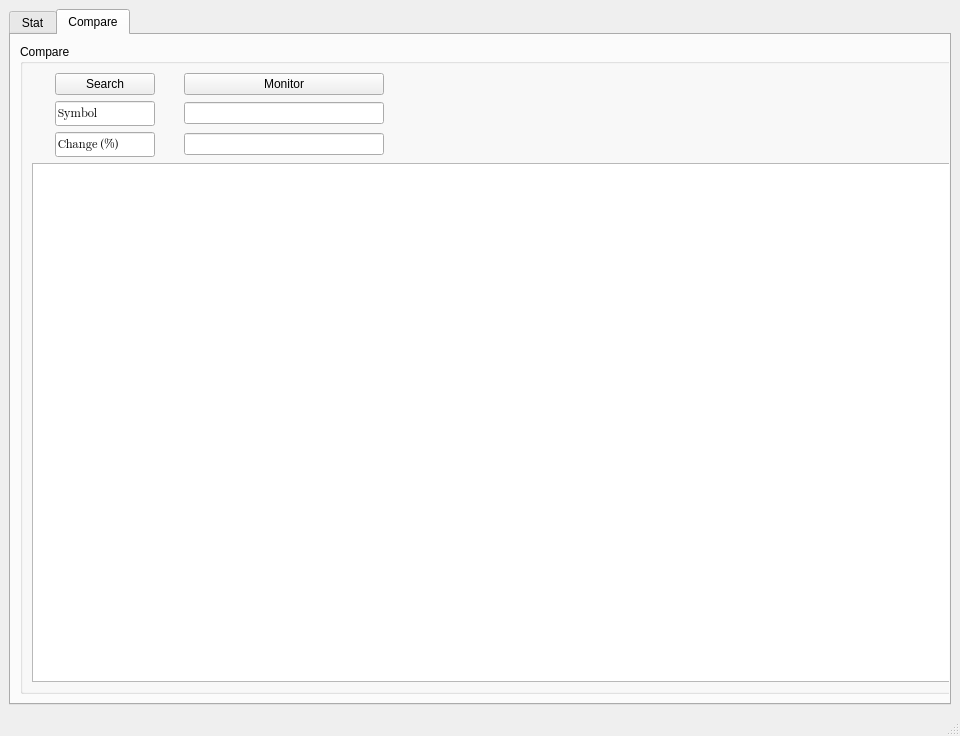
<?xml version="1.0" encoding="UTF-8"?>
<ui version="4.0">
 <class>MainWindow</class>
 <widget class="QMainWindow" name="MainWindow">
  <property name="geometry">
   <rect>
    <x>0</x>
    <y>0</y>
    <width>960</width>
    <height>736</height>
   </rect>
  </property>
  <property name="windowTitle">
   <string>MainWindow</string>
  </property>
  <widget class="QWidget" name="centralwidget">
   <layout class="QVBoxLayout" name="verticalLayout_5">
    <item>
     <widget class="QTabWidget" name="tabWidget">
      <property name="minimumSize">
       <size>
        <width>500</width>
        <height>500</height>
       </size>
      </property>
      <property name="currentIndex">
       <number>1</number>
      </property>
      <widget class="QWidget" name="tab">
       <attribute name="title">
        <string>Stat</string>
       </attribute>
       <layout class="QVBoxLayout" name="verticalLayout">
        <item>
         <widget class="QGroupBox" name="groupBox">
          <property name="minimumSize">
           <size>
            <width>200</width>
            <height>200</height>
           </size>
          </property>
          <property name="title">
           <string>Symbol Search</string>
          </property>
          <layout class="QVBoxLayout" name="verticalLayout_2">
           <item>
            <layout class="QGridLayout" name="gridLayout">
             <item row="0" column="1">
              <widget class="QPushButton" name="pushButton_search">
               <property name="maximumSize">
                <size>
                 <width>200</width>
                 <height>16777215</height>
                </size>
               </property>
               <property name="text">
                <string>Search</string>
               </property>
              </widget>
             </item>
             <item row="0" column="0">
              <widget class="QLineEdit" name="lineEdit_symbol_search">
               <property name="maximumSize">
                <size>
                 <width>200</width>
                 <height>16777215</height>
                </size>
               </property>
              </widget>
             </item>
            </layout>
           </item>
           <item>
            <widget class="QTableView" name="tableView_symbol">
             <property name="minimumSize">
              <size>
               <width>0</width>
               <height>200</height>
              </size>
             </property>
             <property name="sizeAdjustPolicy">
              <enum>QAbstractScrollArea::AdjustToContents</enum>
             </property>
             <property name="sortingEnabled">
              <bool>true</bool>
             </property>
             <attribute name="horizontalHeaderVisible">
              <bool>false</bool>
             </attribute>
            </widget>
           </item>
          </layout>
         </widget>
        </item>
        <item>
         <widget class="QGroupBox" name="groupBox_2">
          <property name="enabled">
           <bool>true</bool>
          </property>
          <property name="minimumSize">
           <size>
            <width>500</width>
            <height>200</height>
           </size>
          </property>
          <property name="autoFillBackground">
           <bool>false</bool>
          </property>
          <property name="title">
           <string>Main</string>
          </property>
          <layout class="QVBoxLayout" name="verticalLayout_3">
           <item>
            <layout class="QGridLayout" name="gridLayout_2">
             <property name="rightMargin">
              <number>300</number>
             </property>
             <item row="0" column="1">
              <widget class="QRadioButton" name="radioButton_2">
               <property name="text">
                <string>Forex</string>
               </property>
              </widget>
             </item>
             <item row="0" column="0">
              <widget class="QRadioButton" name="radioButton">
               <property name="text">
                <string>Stock</string>
               </property>
              </widget>
             </item>
             <item row="2" column="0">
              <widget class="QLineEdit" name="lineEdit_2">
               <property name="enabled">
                <bool>true</bool>
               </property>
               <property name="maximumSize">
                <size>
                 <width>100</width>
                 <height>16777215</height>
                </size>
               </property>
               <property name="font">
                <font>
                 <family>Apple Color Emoji</family>
                </font>
               </property>
               <property name="statusTip">
                <string/>
               </property>
               <property name="inputMask">
                <string/>
               </property>
               <property name="text">
                <string notr="true">Symbol</string>
               </property>
               <property name="frame">
                <bool>true</bool>
               </property>
               <property name="echoMode">
                <enum>QLineEdit::Normal</enum>
               </property>
               <property name="readOnly">
                <bool>true</bool>
               </property>
              </widget>
             </item>
             <item row="1" column="0">
              <widget class="QLineEdit" name="lineEdit">
               <property name="enabled">
                <bool>true</bool>
               </property>
               <property name="maximumSize">
                <size>
                 <width>100</width>
                 <height>16777215</height>
                </size>
               </property>
               <property name="font">
                <font>
                 <family>Apple Color Emoji</family>
                </font>
               </property>
               <property name="statusTip">
                <string/>
               </property>
               <property name="inputMask">
                <string/>
               </property>
               <property name="text">
                <string notr="true">Symbol</string>
               </property>
               <property name="frame">
                <bool>true</bool>
               </property>
               <property name="echoMode">
                <enum>QLineEdit::Normal</enum>
               </property>
               <property name="readOnly">
                <bool>true</bool>
               </property>
              </widget>
             </item>
             <item row="3" column="2">
              <widget class="QComboBox" name="comboBox_forex">
               <property name="sizeAdjustPolicy">
                <enum>QComboBox::AdjustToContents</enum>
               </property>
               <item>
                <property name="text">
                 <string>exchange_rate</string>
                </property>
               </item>
               <item>
                <property name="text">
                 <string>forex_intraday</string>
                </property>
               </item>
               <item>
                <property name="text">
                 <string>forex_daily</string>
                </property>
               </item>
               <item>
                <property name="text">
                 <string>forex_weekly</string>
                </property>
               </item>
               <item>
                <property name="text">
                 <string>forex_monthly</string>
                </property>
               </item>
              </widget>
             </item>
             <item row="3" column="3">
              <widget class="QComboBox" name="comboBox_interval">
               <item>
                <property name="text">
                 <string>1min</string>
                </property>
               </item>
               <item>
                <property name="text">
                 <string>5min</string>
                </property>
               </item>
               <item>
                <property name="text">
                 <string>15min</string>
                </property>
               </item>
               <item>
                <property name="text">
                 <string>30min</string>
                </property>
               </item>
               <item>
                <property name="text">
                 <string>60min</string>
                </property>
               </item>
              </widget>
             </item>
             <item row="1" column="1">
              <widget class="QLineEdit" name="lineEdit_symbol_input_1">
               <property name="maximumSize">
                <size>
                 <width>200</width>
                 <height>16777215</height>
                </size>
               </property>
              </widget>
             </item>
             <item row="2" column="1">
              <widget class="QLineEdit" name="lineEdit_symbol_input_2">
               <property name="maximumSize">
                <size>
                 <width>200</width>
                 <height>16777215</height>
                </size>
               </property>
              </widget>
             </item>
             <item row="0" column="2">
              <widget class="QPushButton" name="pushButton_refresh">
               <property name="maximumSize">
                <size>
                 <width>200</width>
                 <height>16777215</height>
                </size>
               </property>
               <property name="text">
                <string>Refresh</string>
               </property>
              </widget>
             </item>
             <item row="3" column="0" colspan="2">
              <widget class="QComboBox" name="comboBox_stock">
               <property name="minimumSize">
                <size>
                 <width>0</width>
                 <height>0</height>
                </size>
               </property>
               <item>
                <property name="text">
                 <string>stock_intraday</string>
                </property>
               </item>
               <item>
                <property name="text">
                 <string>stock_daily</string>
                </property>
               </item>
               <item>
                <property name="text">
                 <string>stock_daily_adjusted</string>
                </property>
               </item>
               <item>
                <property name="text">
                 <string>stock_weekly</string>
                </property>
               </item>
               <item>
                <property name="text">
                 <string>stock_weekly_adjusted</string>
                </property>
               </item>
               <item>
                <property name="text">
                 <string>stock_monthly</string>
                </property>
               </item>
               <item>
                <property name="text">
                 <string>stock_monthly_adjusted</string>
                </property>
               </item>
               <item>
                <property name="text">
                 <string>stock_quote_endpoint</string>
                </property>
               </item>
              </widget>
             </item>
            </layout>
           </item>
           <item>
            <widget class="QTableView" name="tableView_main">
             <property name="sizeAdjustPolicy">
              <enum>QAbstractScrollArea::AdjustToContents</enum>
             </property>
            </widget>
           </item>
          </layout>
         </widget>
        </item>
       </layout>
      </widget>
      <widget class="QWidget" name="tab_2">
       <attribute name="title">
        <string>Compare</string>
       </attribute>
       <layout class="QVBoxLayout" name="verticalLayout_6">
        <item>
         <widget class="QGroupBox" name="groupBox_compare">
          <property name="enabled">
           <bool>true</bool>
          </property>
          <property name="minimumSize">
           <size>
            <width>1000</width>
            <height>200</height>
           </size>
          </property>
          <property name="autoFillBackground">
           <bool>false</bool>
          </property>
          <property name="title">
           <string>Compare</string>
          </property>
          <layout class="QVBoxLayout" name="verticalLayout_4">
           <item>
            <layout class="QGridLayout" name="gridLayout_3">
             <property name="sizeConstraint">
              <enum>QLayout::SetFixedSize</enum>
             </property>
             <property name="leftMargin">
              <number>0</number>
             </property>
             <property name="rightMargin">
              <number>600</number>
             </property>
             <item row="0" column="0">
              <widget class="QPushButton" name="pushButton_refresh_compare">
               <property name="maximumSize">
                <size>
                 <width>200</width>
                 <height>16777215</height>
                </size>
               </property>
               <property name="text">
                <string>Search</string>
               </property>
              </widget>
             </item>
             <item row="2" column="1">
              <widget class="QLineEdit" name="lineEdit_change_input_compare">
               <property name="maximumSize">
                <size>
                 <width>200</width>
                 <height>16777215</height>
                </size>
               </property>
              </widget>
             </item>
             <item row="2" column="0">
              <widget class="QLineEdit" name="lineEdit_compare_change">
               <property name="enabled">
                <bool>true</bool>
               </property>
               <property name="maximumSize">
                <size>
                 <width>100</width>
                 <height>16777215</height>
                </size>
               </property>
               <property name="font">
                <font>
                 <family>Apple Color Emoji</family>
                </font>
               </property>
               <property name="statusTip">
                <string/>
               </property>
               <property name="inputMask">
                <string/>
               </property>
               <property name="text">
                <string notr="true">Change (%)</string>
               </property>
               <property name="frame">
                <bool>true</bool>
               </property>
               <property name="echoMode">
                <enum>QLineEdit::Normal</enum>
               </property>
               <property name="readOnly">
                <bool>true</bool>
               </property>
              </widget>
             </item>
             <item row="1" column="1">
              <widget class="QLineEdit" name="lineEdit_symbol_input_compare">
               <property name="maximumSize">
                <size>
                 <width>200</width>
                 <height>16777215</height>
                </size>
               </property>
              </widget>
             </item>
             <item row="1" column="0">
              <widget class="QLineEdit" name="lineEdit_compare_symbol_1">
               <property name="enabled">
                <bool>true</bool>
               </property>
               <property name="maximumSize">
                <size>
                 <width>100</width>
                 <height>16777215</height>
                </size>
               </property>
               <property name="font">
                <font>
                 <family>Apple Color Emoji</family>
                </font>
               </property>
               <property name="statusTip">
                <string/>
               </property>
               <property name="inputMask">
                <string/>
               </property>
               <property name="text">
                <string notr="true">Symbol</string>
               </property>
               <property name="frame">
                <bool>true</bool>
               </property>
               <property name="echoMode">
                <enum>QLineEdit::Normal</enum>
               </property>
               <property name="readOnly">
                <bool>true</bool>
               </property>
              </widget>
             </item>
             <item row="0" column="1">
              <widget class="QPushButton" name="pushButton_monitor_compare">
               <property name="text">
                <string>Monitor</string>
               </property>
              </widget>
             </item>
            </layout>
           </item>
           <item>
            <widget class="QTableWidget" name="tableWidget_compare"/>
           </item>
          </layout>
         </widget>
        </item>
       </layout>
      </widget>
     </widget>
    </item>
   </layout>
  </widget>
  <widget class="QMenuBar" name="menubar">
   <property name="geometry">
    <rect>
     <x>0</x>
     <y>0</y>
     <width>960</width>
     <height>22</height>
    </rect>
   </property>
  </widget>
  <widget class="QStatusBar" name="statusbar"/>
 </widget>
 <resources/>
 <connections/>
</ui>
